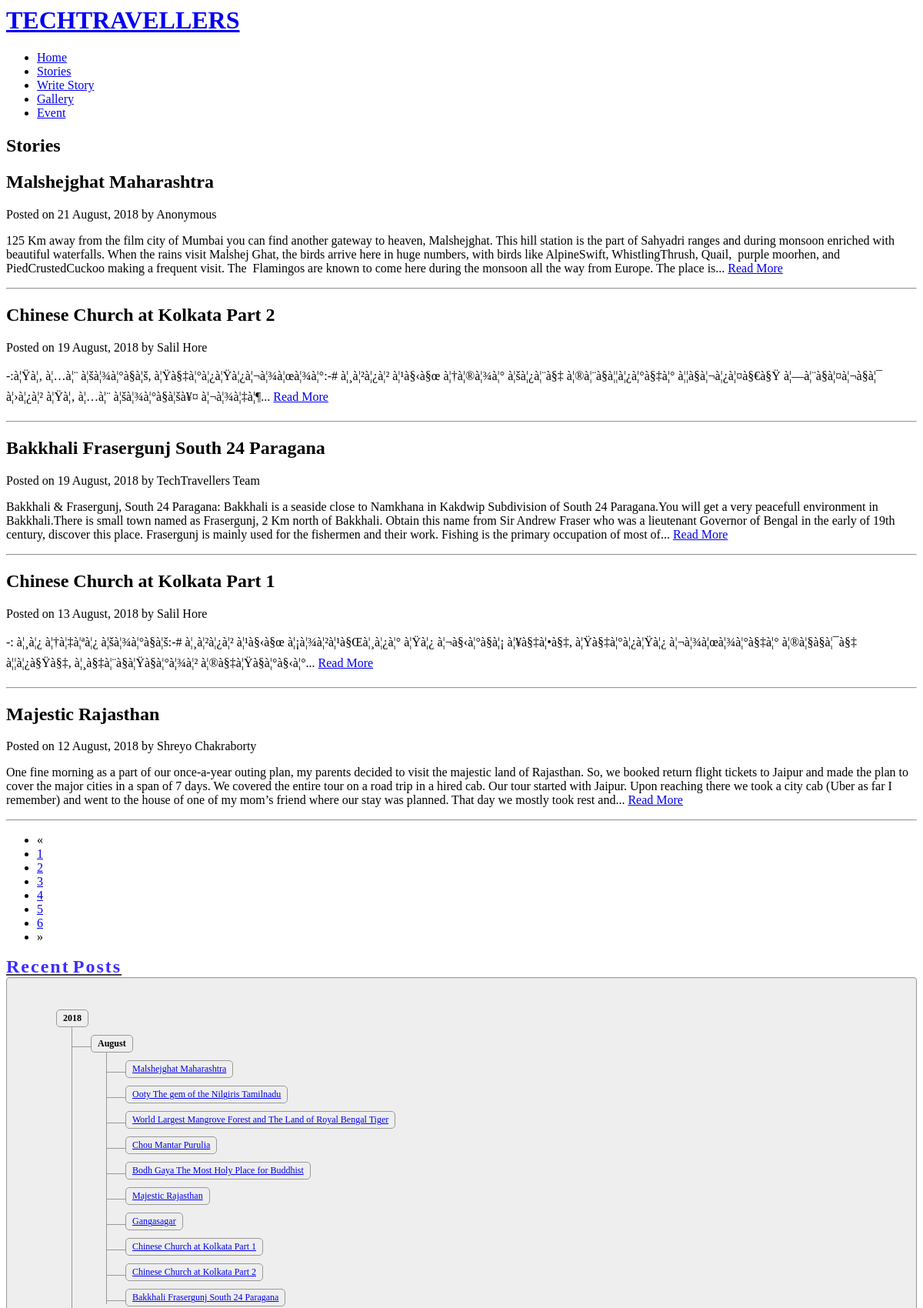
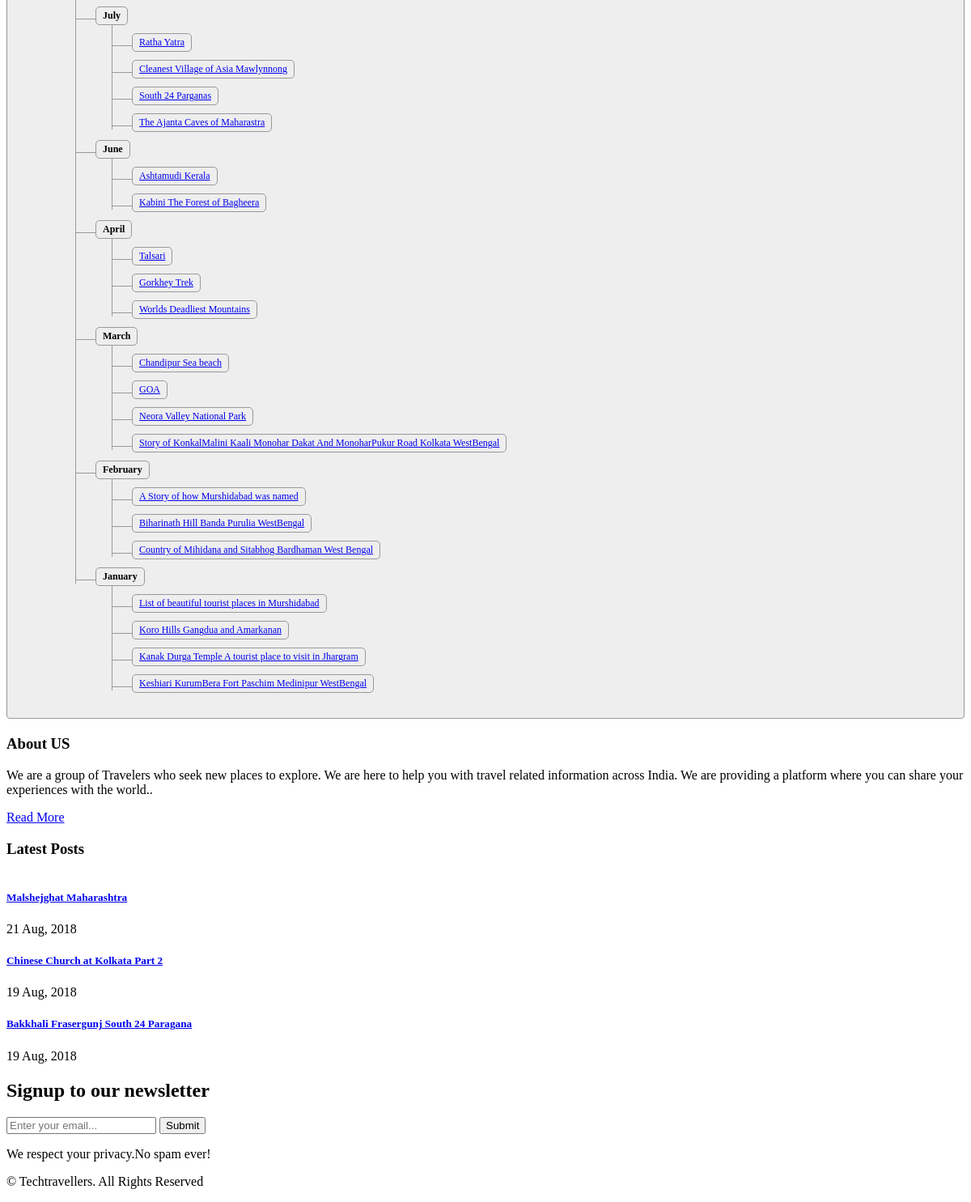
The page /stories.php on the database its author committed (2 pictures, top to bottom).
### tables this page shows
CREATE TABLE `blog_details` (
  `blog_id` int(11) NOT NULL,
  `name` varchar(45) DEFAULT NULL,
  `email` varchar(45) DEFAULT NULL,
  `title` varchar(1500) DEFAULT NULL,
  `story` longtext,
  `ipaddress` varchar(45) DEFAULT NULL,
  `datetime` varchar(45) DEFAULT NULL,
  `date` varchar(45) DEFAULT NULL
);

### stories.php (the view, shortened to what this page needs)
<?php
include "db/db_connect.php";
?>
<!DOCTYPE HTML>
<html>
<head>
<?php
	include "library.php";
?>
<link href="css/animate.css" rel="stylesheet" type="text/css" media="all">
</head>
<body>
		<div class="banner two" id="home">
		<div class="header-bottom">
		     <div class="container">
			   <div class="fixed-header">
			       <div class="logo">
						<a href="index"><h1>TECHTRAVELLERS</h1></a>
				   </div>
					<div class="top-menu">
							<nav class="link-effect-4" id="link-effect-4">
                               <ul>
									<li class=""><a data-hover="Home" href="index">Home</a></li>
									<li><a data-hover="Stories" href="stories">Stories</a></li>
                                                                        <li><a data-hover="" href="storyEntry">Write Story</a></li>
                                                                         <li><a data-hover="Gallery" href="gallery">Gallery</a></li>
									<li><a data-hover="Event" href="event" >Event</a></li>
								</ul>
							</nav>
							</div>
			 </div>
		</div>
	</div>
	</div>
      <div class="blog-section">
		<div class="container">
		  <h2 class="single">Stories</h2>
		   <div class="blog-top">
			   <div class="col-md-14 col-sm-14 col-lg-14">
				<div class="col-md-8 col-sm-8 col-lg-8">
					<?php
                                            if(isset($_GET['page'])){
                                                $page = $_GET['page'];
                                            }else{
                                                $page = "";
                                            }
                                            if($page == "" || $page == "1"){
                                                $page1 = 0;
                                            }else{
                                                $page1 = ($page*5)-5;
                                            }
						$sql = "select * from blog_details order by date desc limit $page1,5";
						$result = mysqli_query($con,$sql);
                                                while($row = mysqli_fetch_assoc($result)){
                                                    $date = $row['date'];
                                        ?>
                                        <div class="page-header">
                                            <h2 class="wow slideInUp" stye="font-family: 'Merriweather', serif;" data-wow-duration="1s" data-wow-delay=".3s"><?php echo $row['title'];?></h2>
                                        </div>
                                        <p class="post wow slideInDown"  data-wow-duration="1s" data-wow-delay=".3s">Posted on <?php echo date('j F', strtotime($date)).", ".date('Y', strtotime($date));?> by <a><?php echo $row['name'];?></a></p>
					   <p Class="wow slideInUp"  data-wow-duration="1s" data-wow-delay=".3s">
								<?php
                                                                $string = strip_tags(htmlspecialchars_decode($row['story']));
                                                                if (strlen($string) > 100) {
                                                                    $stringCut = substr($string, 0, 500);
                                                                    $endPoint = strrpos($stringCut, ' ');
                                                                    $string = $endPoint? substr($stringCut, 0, $endPoint):substr($stringCut, 0);
                                                                    $title = str_replace(' ', '-', $row['title']);
                                                                    $string .= '... <a href="blog/'.$title.'">Read More</a>';
                                                                }
                                                                  echo $string;
                                                                ?>
					   </p>
                                           <hr>
                                        <?php
                                                }
					?>
                                        <?php
						$sql = "select count(*) as stories_no from blog_details";
						$result = mysqli_query($con,$sql);
						$row = mysqli_fetch_assoc($result);
						$no_of_stories = $row['stories_no'];
                                                $no = $no_of_stories/5;
                                                $no = ceil($no);
                                        ?>
                                             <nav aria-label="Page navigation">
                                                <ul class="pagination">
                                                  <li>
                                                    <a aria-label="Previous">
                                                      <span aria-hidden="true">&laquo;</span>
                                                    </a>
                                                  </li>
                                        <?php
                                                for($i=1; $i<=$no ; $i++){
                                        ?>
                                                  <li><a href="stories/<?php echo $i;?>"><?php echo $i;?></a></li>
                                        <?php
                                                }
					?>
                                                  <li>
                                                    <a  aria-label="Next">
                                                      <span aria-hidden="true">&raquo;</span>
                                                    </a>
                                                  </li>
                                                </ul>
                                              </nav>
				</div>
								<div class="col-md-4">
                                                                    <div id="demoFont">Recent Posts</div>
                                    <div class="tree well" style="font-size:12px;">
                                        <ul>
                                            <?php
                                                    $sqlBlogYear = "SELECT DISTINCT(EXTRACT(YEAR FROM date)) as YEAR FROM blog_details";
                                                    $resultBlogYear = mysqli_query($con,$sqlBlogYear);
                                                    while($rowBlogYear = mysqli_fetch_assoc($resultBlogYear)){
                                                            $blogYear = $rowBlogYear['YEAR'];
                                            ?>
                                            <li>
                                                <span style="font-weight: bold;"><i class="icon-folder-open"></i> <?php echo $blogYear;?></span>
                                                <ul>
                                                    <?php
                                                        $sqlBlogMonth = "SELECT DISTINCT(MONTH(date)) as MONTH FROM blog_details WHERE YEAR(date)='$blogYear' order by date desc";
                                                        $resultBlogMonth = mysqli_query($con,$sqlBlogMonth);
                                                        while($rowBlogMonth = mysqli_fetch_assoc($resultBlogMonth)){
                                                            $blogMonth = $rowBlogMonth['MONTH'];
                                                            $monthName = date('F', mktime(0, 0, 0, $blogMonth, 10));
                                                    ?>
                                                    <li>
                                                            <span style="font-weight: bold;"><i class="icon-minus-sign"></i> <?php echo $monthName;?></span>
                                                        <ul>
                                                             <?php
                                                                $sqlBlogData = "SELECT title FROM blog_details WHERE YEAR(`date`) = '$blogYear' AND MONTH(`date`) = '$blogMonth'";
                                                                $resultBlogData = mysqli_query($con,$sqlBlogData);
                                                                while($rowBlogData = mysqli_fetch_assoc($resultBlogData)){
                                                                    $blogTitle = $title = str_replace(' ', '-', $rowBlogData['title']);
                                                            ?>
                                                            <li>
                                                                <span style='font-size:px;'><i class="icon-leaf"></i> <a href="blog/<?php echo $blogTitle;?>"><?php echo $rowBlogData['title'];?></a></span>
                                                            </li>
                                                            <?php
                                                                }
                                                            ?>
                                                        </ul>
                                                    </li>
                                                    <?php
                                                        }
                                                    ?>
                                                </ul>
                                            </li>
                                            <?php
                                                }
                                            ?>
                                        </ul>
                                    </div>
                                </div>
                            </div>
		</div>
	  </div>
	</div>
		<?php include 'footer.php';?>
</body>
</html>

### footer.php (shortened to what this page needs)
<footer>
    <div class="container">
        <div class="row">
            <div class="col-lg-4 footer-grid-agileits-w3ls text-left" data-aos="fade-down">
                <h3>About US</h3>
                <p>We are a group of Travelers who seek new places to explore. We are here to help you with travel related information across India. We are providing a platform where you can share your experiences with the world..</p>
                <div class="read">
                    <a href="about" class="btn btn-primary read-m">Read More</a>
                </div>
            </div>
            <div class="col-lg-4 footer-grid-agileits-w3ls text-left">
                <div class="tech-btm" data-aos="fade-down">
                    <h3>Latest Posts</h3>
                    <?php
                    $sql = "select date,title,story,name,blog_id from blog_details order by date desc limit 3";
                    $result = mysqli_query($con, $sql);
                    while ($row = mysqli_fetch_assoc($result)) {
                        $title = str_replace(' ', '-', $row['title']);
                        $date = $row['date'];
                        $updatedDate = date('d M, Y', strtotime($date));
                        ?>
                        <div class="blog-grids row mb-3">
                            <div class="col-md-7 blog-grid-right">
                                <h5>
                                    <a href="blog/<?php echo $title ?>"> <?php echo str_replace('-', ' ', $row['title']) ?> </a>
                                </h5>
                                <div class="sub-meta">
                                    <span>
                                        <i class="far fa-clock"></i> <?php echo $updatedDate ?></span>
                                </div>
                            </div>
                        </div>
                        <?php $i++;
                    }
                    ?>
                </div>
            </div>
            <div class="col-lg-4 subscribe-main footer-grid-agileits-w3ls text-left" data-aos="fade-down">
                <h2>Signup to our newsletter</h2>
                <div class="subscribe-main text-left">
                    <div class="subscribe-form">
                        <form action="#" method="post" class="subscribe_form">
                            <input class="form-control" type="email" placeholder="Enter your email..." required="">
                            <button type="submit" class="btn btn-primary submit">Submit</button>
                        </form>
                    </div>
                    <p>We respect your privacy.No spam ever!</p>
                </div>
            </div>
        </div>
        <div class="footer-cpy text-center">
            <div class="w3layouts-agile-copyrightbottom">
                <p>© Techtravellers. All Rights Reserved
                </p>
            </div>
        </div>
    </div>
</footer>

### stories.php (style rules this page uses)
.tree { min-height:20px; padding:19px; margin-bottom:20px; background-color:#fbfbfb; border:1px solid #999; -webkit-border-radius:4px; -moz-border-radius:4px; border-radius:4px; -webkit-box-shadow:inset 0 1px 1px rgba(0, 0, 0, 0.05); -moz-box-shadow:inset 0 1px 1px rgba(0, 0, 0, 0.05); box-shadow:inset 0 1px 1px rgba(0, 0, 0, 0.05) }
.tree li { list-style-type:none; margin:0; padding:10px 5px 0 5px; position:relative; }
.tree li::before, .tree li::after { content:''; left:-20px; position:absolute; right:auto }
.tree li::before { border-left:1px solid #999; bottom:50px; height:100%; top:0; width:1px }
.tree li::after { border-top:1px solid #999; height:20px; top:25px; width:25px }
.tree li span { -moz-border-radius:5px; -webkit-border-radius:5px; border:1px solid #999; border-radius:5px; display:inline-block; padding:3px 8px; text-decoration:none }
.tree>ul>li::before, .tree>ul>li::after { border:0 }
.tree li:last-child::before { height:30px }
.well { background-color: #eee; }
#demoFont { font-family: "Palatino Linotype", "Book Antiqua", Palatino, serif; font-size: 24px; letter-spacing: 2px; word-spacing: -3.8px; color: #3D2CFF; font-weight: 700; text-decoration: underline solid rgb(68, 68, 68); font-style: normal; font-variant: normal; text-transform: none; }

### rows shown on the page
blog_details: title "Malshejghat Maharashtra", date "21 August", date "2018", name "Anonymous", story "125 Km away from the film city of Mumbai you can find another gateway to heaven, Malshejghat. This hill station is the part of Sahyadri ranges and during monsoon enriched with beautiful waterfalls. When the rains visit Malshej Ghat, the birds arrive here in huge numbers, with birds like AlpineSwift, WhistlingThrush, Quail, purple moorhen, and PiedCrustedCuckoo making a frequent visit. The Flamingos are known to come here during the monsoon all the way from Europe. The place is", date "21 Aug, 2018"
blog_details: title "Chinese Church at Kolkata Part 2", date "19 August", date "2018", name "Salil Hore", story "-:à¦Ÿà¦‚ à¦…à¦¨ à¦šà¦¾à¦°à§à¦š, à¦Ÿà§‡à¦°à¦¿à¦Ÿà¦¿à¦¬à¦¾à¦œà¦¾à¦°:-# à¦¸à¦²à¦¿à¦² à¦¹à§‹à§œ à¦†à¦®à¦¾à¦° à¦šà¦¿à¦¨à§‡ à¦®à¦¨à§à¦¦à¦¿à¦°à§‡à¦° à¦¦à§à¦¬à¦¿à¦¤à§€à§Ÿ à¦—à¦¨à§à¦¤à¦¬à§à¦¯ à¦›à¦¿à¦² à¦Ÿà¦‚ à¦…à¦¨ à¦šà¦¾à¦°à§à¦šà¥¤ à¦¬à¦¾à¦‡à¦¶", date "19 Aug, 2018"
blog_details: title "Bakkhali Frasergunj South 24 Paragana", date "19 August", date "2018", name "TechTravellers Team", story "Bakkhali & Frasergunj, South 24 Paragana: Bakkhali is a seaside close to Namkhana in Kakdwip Subdivision of South 24 Paragana.You will get a very peacefull environment in Bakkhali.There is small town named as Frasergunj, 2 Km north of Bakkhali. Obtain this name from Sir Andrew Fraser who was a lieutenant Governor of Bengal in the early of 19th century, discover this place. Frasergunj is mainly used for the fishermen and their work. Fishing is the primary occupation of most of", date "19 Aug, 2018"
blog_details: title "Chinese Church at Kolkata Part 1", date "13 August", date "2018", name "Salil Hore", story "-: à¦¸à¦¿ à¦†à¦‡à¦ªà¦¿ à¦šà¦¾à¦°à§à¦š:-# à¦¸à¦²à¦¿à¦² à¦¹à§‹à§œ à¦¡à¦¾à¦²à¦¹à§Œà¦¸à¦¿à¦° à¦Ÿà¦¿ à¦¬à§‹à¦°à§à¦¡ à¦¥à§‡à¦•à§‡, à¦Ÿà§‡à¦°à¦¿à¦Ÿà¦¿ à¦¬à¦¾à¦œà¦¾à¦°à§‡à¦° à¦®à¦§à§à¦¯à§‡ à¦¦à¦¿à§Ÿà§‡, à¦¸à§‡à¦¨à§à¦Ÿà§à¦°à¦¾à¦² à¦®à§‡à¦Ÿà§à¦°à§‹à¦°"
blog_details: title "Majestic Rajasthan", date "12 August", date "2018", name "Shreyo Chakraborty", story "One fine morning as a part of our once-a-year outing plan, my parents decided to visit the majestic land of Rajasthan. So, we booked return flight tickets to Jaipur and made the plan to cover the major cities in a span of 7 days. We covered the entire tour on a road trip in a hired cab. Our tour started with Jaipur. Upon reaching there we took a city cab (Uber as far I remember) and went to the house of one of my mom’s friend where our stay was planned. That day we mostly took rest and"
blog_details: title "Ooty The gem of the Nilgiris Tamilnadu"
blog_details: title "World Largest Mangrove Forest and The Land of Royal Bengal Tiger"
blog_details: title "Chou Mantar Purulia"
blog_details: title "Bodh Gaya The Most Holy Place for Buddhist"
blog_details: title "Gangasagar"
blog_details: title "Ratha Yatra"
blog_details: title "Cleanest Village of Asia Mawlynnong"
blog_details: title "South 24 Parganas"
blog_details: title "The Ajanta Caves of Maharastra"
blog_details: title "Ashtamudi Kerala"
blog_details: title "Kabini The Forest of Bagheera"
blog_details: title "Talsari"
blog_details: title "Gorkhey Trek"
blog_details: title "Worlds Deadliest Mountains"
blog_details: title "Chandipur Sea beach"
blog_details: title "GOA"
blog_details: title "Neora Valley National Park"
blog_details: title "Story of KonkalMalini Kaali Monohar Dakat And MonoharPukur Road Kolkata WestBengal"
blog_details: title "A Story of how Murshidabad was named"
blog_details: title "Biharinath Hill Banda Purulia WestBengal"
blog_details: title "Country of Mihidana and Sitabhog Bardhaman West Bengal"
blog_details: title "List of beautiful tourist places in Murshidabad"
blog_details: title "Koro Hills Gangdua and Amarkanan"
blog_details: title "Kanak Durga Temple A tourist place to visit in Jhargram"
blog_details: title "Keshiari KurumBera Fort Paschim Medinipur WestBengal"

### other values the page prints
$blogYear "2018"
$monthName "August"
$monthName "July"
$monthName "June"
$monthName "April"
$monthName "March"
$monthName "February"
$monthName "January"
